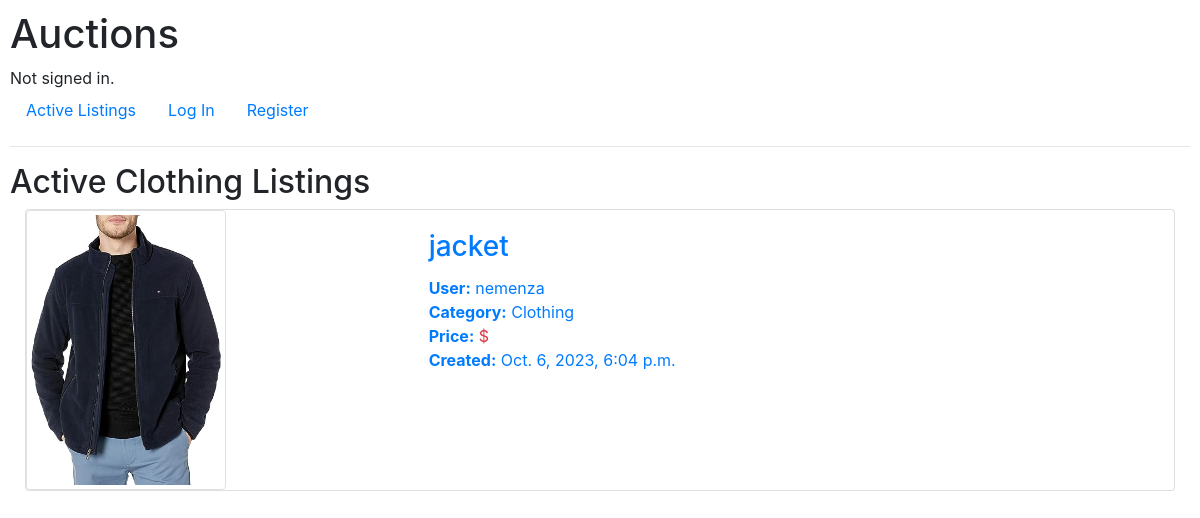
/categories/Clothing/, run on the app's committed database.
### auctions/models.py (models this page shows, shortened)
class Listing(models.Model):
    title = models.CharField(max_length=100)
    description = models.TextField(max_length=1000)
    username = models.ForeignKey(
        settings.AUTH_USER_MODEL, on_delete=models.CASCADE)
    starting_bid = models.DecimalField(max_digits=6, decimal_places=2, validators=[
        MinValueValidator(0.50)], blank=False)
    web_page = models.URLField(max_length=200, blank=True)
    img = models.ImageField(null=True, blank=True, upload_to='media/')
    active = models.BooleanField(default=True)
    created_date = models.DateTimeField(auto_now_add=True)
    class Categories(models.TextChoices):
        CLOTHING = 'Clothing'
        TOYS = 'Toys'
        GAMES = 'Games'
        ELECTRONICS = 'Electronics'
        HOME = 'Home'
        SPORTS = 'Sports'
        BEAUTY = 'Beauty'
        BOOKS = 'Books'
        GROCERY = 'Grocery'
        AUTOMOTIVE = 'Automotive'
        HEALTH = 'Health'
    categories = models.CharField(max_length=100, choices=Categories.choices)
    winner = models.ForeignKey(User, null=True, blank=True,
                               related_name="won_listings", on_delete=models.SET_NULL)
    class Meta:
        verbose_name = 'Listing'
        verbose_name_plural = 'Listings'

class User(AbstractUser):
    pass

### auctions/views.py (the view)
def categories_list(request, categories):
    categories_lst = (
        Listing.objects.all().filter(categories=categories).filter(active=True)
    )
    list_categories = [c[0] for c in Listing.categories.field.choices]
    context = {
        "categories_lst": categories_lst,
        "categories": categories,
        "list_categories": list_categories,
    }
    return render(request, "auctions/categories_list.html", context)

### auctions/templates/auctions/categories_list.html (shortened to what this page needs)
{% extends "auctions/layout.html" %}
{% load static %}
{% block body %}
    <h2>Active {{categories}} Listings</h2>
    {% for category_lst in categories_lst %}
    <div class="container-fluid">
        <a href="{% url "detail" category_lst.pk %}" class="card mb-3">
            <div class="row no-gutters">
                <div class="col-md-4">
                    <img src="{{category_lst.img.url}}" alt="{{category_lst.title}}" class="img-fluid img-thumbnail"  width="200">
                </div>
                <div class="col-md-8">
                    <div class="card-body">
                        <h3 class="card-title">{{category_lst.title}}</h3>
                        <ul class="list-unstyled">
                            <li><strong>User:</strong> {{category_lst.username}}</li>
                            <li><strong>Category:</strong> {{category_lst.categories}}</li>
                            <li><strong>Price:</strong> <span class="text-danger">$ {{category_lst.bid}}</span></li>
                            <li><strong>Created:</strong> {{category_lst.created_date}}</li>
                        </ul>
                    </div>
                </div>
            </div>
        </a>
    </div>
</body>
    {% endfor %}
{% endblock %}

### auctions/static/auctions/styles.css (style rules this page uses)
body { padding: 10px; }

### data on the page
Listing: categories "Clothing", img (picture), title "jacket", username "nemenza", created_date "Oct. 6, 2023, 6:04 p.m."
